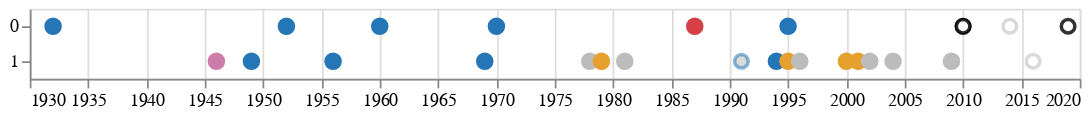

Here is the notebook cell this chart was saved with:
### Code cell
final_chart_access = final_chart_access.properties(width = chartWidth_var)
final_chart_access

### Figure 1 — Vega-Lite specification as saved in the notebook (floating-point values rounded to 4 significant figures)
{"config": {"title": {"font": "CM Mono"}, "axis": {"labelFont": "CM Mono", "titleFont": "CM Mono"}, "header": {"labelFont": "CM Mono", "titleFont": "CM Mono"}, "legend": {"labelFont": "CM Mono", "titleFont": "CM Mono"}}, "layer": [{"mark": {"type": "circle", "opacity": 1, "size": 100}, "encoding": {"color": {"type": "nominal", "field": "type", "legend": null, "scale": {"domain": ["magnetic", "cathode ray tube", "optical", "electronic", "electro-mechanical"], "range": ["#2476B6", "#CD7DA9", "#BCBCBC", "#E6A02E", "#D73F47"]}}, "x": {"type": "temporal", "field": "year"}, "y": {"type": "nominal", "field": "accessability"}}}, {"mark": {"type": "circle", "fill": "#BCBCBC", "opacity": 1, "size": 60, "stroke": "#2476B6"}, "encoding": {"opacity": {"type": "nominal", "field": "type", "legend": null}, "x": {"type": "temporal", "field": "year"}, "y": {"type": "nominal", "field": "accessability"}}, "transform": [{"filter": "datum.type == \"magneto-optical\""}], "width": 600}, {"mark": {"type": "circle", "fill": "white", "opacity": 1, "size": 60, "stroke": "gray"}, "encoding": {"opacity": {"type": "nominal", "field": "type", "legend": null}, "x": {"type": "temporal", "field": "year"}, "y": {"type": "nominal", "field": "accessability"}}, "transform": [{"filter": "datum.type == \"atomic\""}], "width": 600}, {"mark": {"type": "circle", "fill": "white", "opacity": 1, "size": 60, "stroke": "black"}, "encoding": {"opacity": {"type": "nominal", "field": "type", "legend": null}, "x": {"type": "temporal", "axis": {"title": null}, "field": "year", "scale": {"nice": true}}, "y": {"type": "nominal", "axis": {"title": null}, "field": "accessability"}}, "transform": [{"filter": "datum.type == \"molecular\""}], "width": 600}], "data": {"name": "data-cc244701dd50ffc25b74fc3cd76a710c"}, "width": 600, "$schema": "https://vega.github.io/schema/vega-lite/v4.8.1.json", "datasets": {"data-cc244701dd50ffc25b74fc3cd76a710c": [{"year": "1932-01-01T00:00:00", "name": "Drum memory", "type": "magnetic", "usage": "1960s", "capacity": 62500, "lifespan": null, "addressability": 0.0, "mutability": 2, "accessability": 0, "Unnamed: 10": null}, {"year": "1946-01-01T00:00:00", "name": "Williams-Kilburn Tube", "type": "cathode ray tube", "usage": "1955", "capacity": 1000, "lifespan": null, "addressability": 0.0, "mutability": 2, "accessability": 1, "Unnamed: 10": null}, {"year": "1949-01-01T00:00:00", "name": "Magnetic-core memory", "type": "magnetic", "usage": "1970s", "capacity": 100000, "lifespan": null, "addressability": 1.0, "mutability": 2, "accessability": 1, "Unnamed: 10": null}, {"year": "1952-01-01T00:00:00", "name": "Magnetic Band (Tape)", "type": "magnetic", "usage": "today", "capacity": 330000000000000, "lifespan": null, "addressability": 0.0, "mutability": 2, "accessability": 0, "Unnamed: 10": null}, {"year": "1956-01-01T00:00:00", "name": "Hard Disk Drive (HDD)", "type": "magnetic", "usage": "today", "capacity": 2000000000000, "lifespan": null, "addressability": 1.0, "mutability": 2, "accessability": 1, "Unnamed: 10": null}, {"year": "1960-01-01T00:00:00", "name": "Magnetic stripe card", "type": "magnetic", "usage": "today", "capacity": 200, "lifespan": "3", "addressability": 0.0, "mutability": 2, "accessability": 0, "Unnamed: 10": null}, {"year": "1969-01-01T00:00:00", "name": "Floppy Disk", "type": "magnetic", "usage": "1990s", "capacity": 1440000, "lifespan": "5--30", "addressability": 1.0, "mutability": 2, "accessability": 1, "Unnamed: 10": null}, {"year": "1970-01-01T00:00:00", "name": "Bubble Memory", "type": "magnetic", "usage": "1980s", "capacity": 125000, "lifespan": null, "addressability": 0.0, "mutability": 2, "accessability": 0, "Unnamed: 10": null}, {"year": "1978-01-01T00:00:00", "name": "LaserDisc (LD)/Discovision (DV)", "type": "optical", "usage": "2001", "capacity": 324000000, "lifespan": null, "addressability": 1.0, "mutability": 2, "accessability": 1, "Unnamed: 10": null}, {"year": "1979-01-01T00:00:00", "name": "Solid-State-Drive (SSD)", "type": "electronic", "usage": "today", "capacity": 100000000000000, "lifespan": "~10", "addressability": 1.0, "mutability": 2, "accessability": 1, "Unnamed: 10": null}, {"year": "1981-01-01T00:00:00", "name": "Compact Disc (CD)", "type": "optical", "usage": "today", "capacity": 700000000, "lifespan": "25", "addressability": 1.0, "mutability": 2, "accessability": 1, "Unnamed: 10": null}, {"year": "1987-01-01T00:00:00", "name": "Digital Audio Tape (DAT)", "type": "electro-mechanical", "usage": "2005", "capacity": 256000, "lifespan": "30", "addressability": 0.0, "mutability": 2, "accessability": 0, "Unnamed: 10": null}, {"year": "1991-01-01T00:00:00", "name": "Mini-Disc", "type": "magneto-optical", "usage": "2001", "capacity": 140000000, "lifespan": "30-40", "addressability": 1.0, "mutability": 2, "accessability": 1, "Unnamed: 10": null}, {"year": "1994-01-01T00:00:00", "name": "Zip Drive", "type": "magnetic", "usage": "1990s", "capacity": 95370000, "lifespan": "5-10", "addressability": 1.0, "mutability": 2, "accessability": 1, "Unnamed: 10": null}, {"year": "1995-01-01T00:00:00", "name": "CompactFlash (CF)", "type": "electronic", "usage": "today", "capacity": 256000000000, "lifespan": "70-80", "addressability": 1.0, "mutability": 2, "accessability": 1, "Unnamed: 10": null}, {"year": "1995-01-01T00:00:00", "name": "Digital Compact Cassette (DCC)", "type": "magnetic", "usage": "1996", "capacity": 250000000, "lifespan": "30", "addressability": 0.0, "mutability": 2, "accessability": 0, "Unnamed: 10": null}, {"year": "1996-01-01T00:00:00", "name": "Digital Versatile Disc (DVD)", "type": "optical", "usage": "today", "capacity": 4500000000, "lifespan": "25", "addressability": 1.0, "mutability": 2, "accessability": 1, "Unnamed: 10": null}, {"year": "2000-01-01T00:00:00", "name": "USB Flash Disk", "type": "electronic", "usage": "today", "capacity": 2000000000000, "lifespan": "10", "addressability": 1.0, "mutability": 2, "accessability": 1, "Unnamed: 10": null}, {"year": "2001-01-01T00:00:00", "name": "Secure Digital (SD) card", "type": "electronic", "usage": "today", "capacity": 2000000000000, "lifespan": "10", "addressability": 1.0, "mutability": 2, "accessability": 1, "Unnamed: 10": null}, {"year": "2002-01-01T00:00:00", "name": "Blu-ray Disc (BD)", "type": "optical", "usage": "today", "capacity": 128000000000, "lifespan": "100-150", "addressability": 1.0, "mutability": 2, "accessability": 1, "Unnamed: 10": null}, {"year": "2004-01-01T00:00:00", "name": "Holographic Versatile Disc (HVD)", "type": "optical", "usage": "2008", "capacity": 200000000000, "lifespan": "3", "addressability": 1.0, "mutability": 2, "accessability": 1, "Unnamed: 10": null}, {"year": "2009-01-01T00:00:00", "name": "Millennial Disc (M-DISC)", "type": "optical", "usage": "2016", "capacity": 100000000000, "lifespan": "1000", "addressability": 1.0, "mutability": 0, "accessability": 1, "Unnamed: 10": null}, {"year": "2010-01-01T00:00:00", "name": "Cell cultures", "type": "molecular", "usage": "today", "capacity": 445000, "lifespan": null, "addressability": 0.0, "mutability": 1, "accessability": 0, "Unnamed: 10": null}, {"year": "2014-01-01T00:00:00", "name": "Colloidal particle clusters", "type": "atomic", "usage": "today", "capacity": 1, "lifespan": null, "addressability": 0.0, "mutability": 2, "accessability": 0, "Unnamed: 10": null}, {"year": "2016-01-01T00:00:00", "name": "Chlorine Atomic memory", "type": "atomic", "usage": "today", "capacity": 1000, "lifespan": null, "addressability": null, "mutability": 2, "accessability": 1, "Unnamed: 10": null}, {"year": "2010-01-01T00:00:00", "name": "Synthetic DNA", "type": "molecular", "usage": "today", "capacity": 22000000, "lifespan": "500", "addressability": 0.0, "mutability": 0, "accessability": 0, "Unnamed: 10": null}, {"year": "2019-01-01T00:00:00", "name": "Synthetic Metabolomes", "type": "molecular", "usage": "today", "capacity": 70000, "lifespan": null, "addressability": 0.0, "mutability": 0, "accessability": 0, "Unnamed: 10": null}]}}
